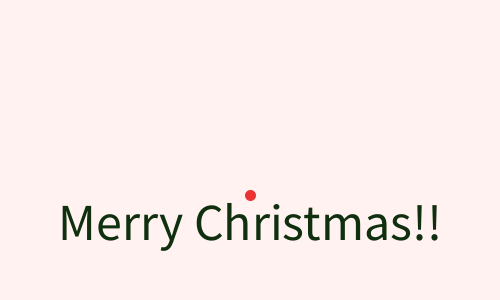
Frame 1 (no input)
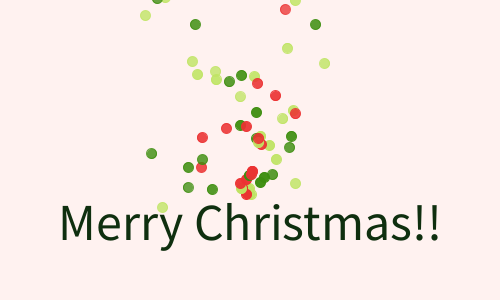
Frame 60 (the mouse pressed at the canvas centre just before this capture)
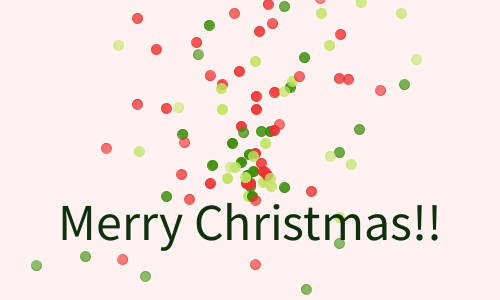
Frame 120 (the mouse held since frame 60 and released just before this capture)

The Processing sketch that drew these frames (run headless with seeded random() and noise(); from frame 60 on, the mouse is pressed at the canvas centre):

// Processing sketch: christmas
// ── christmas.pde
ParticleSystem ps;

void setup() {
  size(500,300);
  ps = new ParticleSystem(new PVector(width/2,200));
  textSize(32);
  fill(0);
  textAlign(CENTER);
}

void draw() {
  background(#FFF2F0);
  ps.addParticle();
  ps.run();
  textSize(52);
  fill(#0F2F0F);
  text("Merry Christmas!!", width/2, 240);
}





// A class to describe a group of Particles
// An ArrayList is used to manage the list of Particles 

class ParticleSystem {
  ArrayList<Particle> particles;
  PVector origin;

  ParticleSystem(PVector location) {
    origin = location.get();
    particles = new ArrayList<Particle>();
  }

  void addParticle() {
    particles.add(new Particle(origin));
  }

  void run() {
    for (int i = particles.size()-1; i >= 0; i--) {
      Particle p = particles.get(i);
      p.run();
      if (p.isDead()) {
        particles.remove(i);
      }
    }
  }
}



// A simple Particle class

class Particle {
  PVector location;
  PVector velocity;
  PVector acceleration;
  float lifespan;
  color c;

  Particle(PVector l) {
    acceleration = new PVector(0,0.05);
    velocity = new PVector(random(-2,2),random(-6,-1));
    location = l.get();
    lifespan = 255.0;
    color[] choices = {#3C8D0D, #BFE463, #EB3232, #C21717};
    int index = int(random(0,3));
    c=choices[index];
  }

  void run() {
    update();
    display();
  }

  // Method to update location
  void update() {
    velocity.add(acceleration);
    location.add(velocity);
    lifespan -= 1.0;
  }

  // Method to display
  void display() {
    stroke(c,lifespan);
    fill(c,lifespan);
    ellipse(location.x,location.y,10,10);
  }
  
  // Is the particle still useful?
  boolean isDead() {
    if (lifespan < 0.0) {
      return true;
    } else {
      return false;
    }
  }
}
